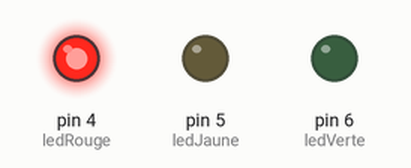
Simulated run of this sketch. Board: Arduino Uno, built with avr-gcc and run on an emulated ATmega328P. Parts: output pins drawn as LEDs (lit = HIGH).

Above: at 0.5 s.
At 1.5 s:
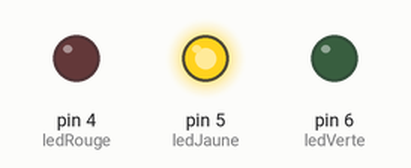
At 5.5 s:
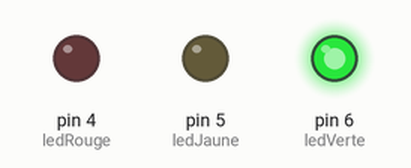
Timing chart, 0 to 6.9 s (numbered marks = the images above):
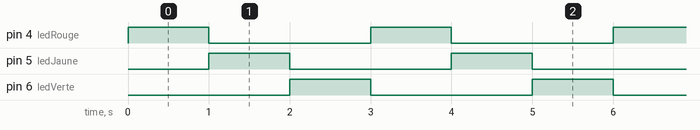

The sketch:

interruptPushButton_sep19a.ino
```cpp
int pushSens = 2;// <--toujours mettre un ";" a la fin de la ligne

int ledRouge = 4; // Remarquer que le chiffre est celui de la connection
int ledJaune = 5;
int ledVerte = 6;

volatile int state = HIGH; //Pourquoi Volatile? C'est une notion avancé en C/C++. Elle sert a corriger une possible mais tres peu probable erreur d'optimisation.

void setup()
{
  // Associations des pins ainsi que leur role
  //output
  pinMode(ledRouge, OUTPUT);
  pinMode(ledJaune, OUTPUT);
  pinMode(ledVerte, OUTPUT);

  //Initialise l'interupte de la pin "pushSens". Lorsque l'interupt est lancé, il va executer la fonction changeSens!
  attachInterrupt(pushSens, changeSens, LOW);
}

void changeSens()
{
  // inverse les états des leds
  //Les fonctions d'un interrupt doivent respecter 2 regles:
  // - Ne recoit rien (aucun argument)
  // - Ne retourne rien (fonction void)
  state = !state;
}

/*
 * Question aile de poulet! : Trouvez moi les dangers d'utilisation d'interupts! (3 ailes par danger) (pas plus de 3 ailes par personnes qui en trouve) (2 réponses acceptés)
 */

void loop()
{
  //This is where the magic happens **~\('-')/~**
  // And by magic, I mean SCIENCE!
  // And by SCIENCE!, I mean blinking leds

  digitalWrite(ledRouge, state); //normal : HIGH
  digitalWrite(ledJaune, !state); //normal : LOW
  digitalWrite(ledVerte, !state); //normal : LOW
  delay(1000);

  digitalWrite(ledRouge, !state);
  digitalWrite(ledJaune, state);
  digitalWrite(ledVerte, !state);
  delay(1000);

  digitalWrite(ledRouge, !state);
  digitalWrite(ledJaune, !state);
  digitalWrite(ledVerte, state);
  delay(1000);
}
```

Measured:
- by itself, pin 4 (ledRouge), pin 5 (ledJaune), pin 6 (ledVerte): alternates HIGH for 1.0 s and LOW for 2.0 s
- by itself, everything shown: repeats every 3.0 s, in 3 steps
